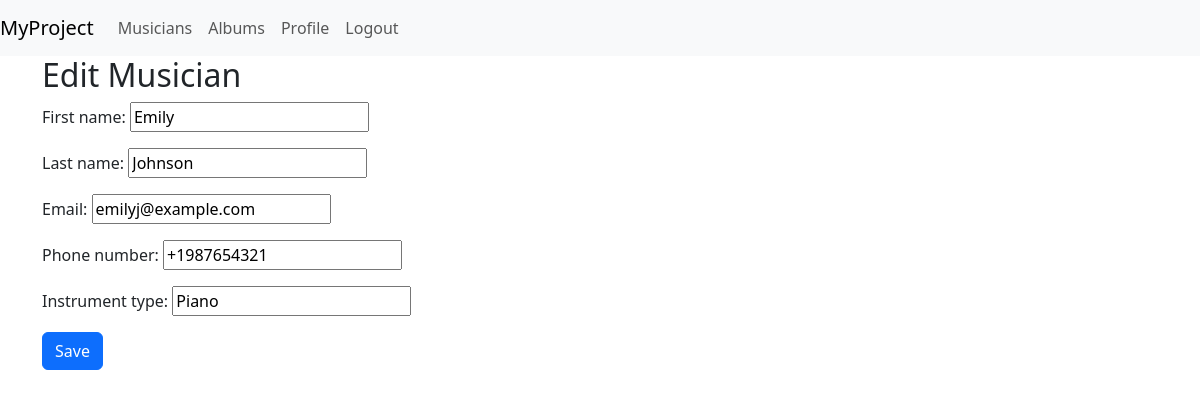
The app's page /musicians/2/edit/ (signed in) with its own data.
### musicians_directory/models.py (models this page shows, shortened)
class Musician(models.Model):
    first_name = models.CharField(max_length=100)
    last_name = models.CharField(max_length=100)
    email = models.EmailField()
    phone_number = models.CharField(max_length=15)
    instrument_type = models.CharField(max_length=100)

### musicians_directory/views.py (the view)
# urls.py: path('musicians/<int:pk>/edit/', MusicianUpdateView.as_view(), name='musician_edit'),
class MusicianUpdateView(LoginRequiredMixin, UpdateView):
    model = Musician
    form_class = MusicianForm
    template_name = 'musician_form.html'
    success_url = reverse_lazy('musician_list')

### musicians_directory/forms.py
class MusicianForm(forms.ModelForm):
    class Meta:
        model = Musician
        fields = ['first_name', 'last_name', 'email', 'phone_number', 'instrument_type']

### musicians_directory/templates/musician_form.html (shortened to what this page needs)
{% extends 'base.html' %}
{% block content %}
<h2>{% if object %}Edit Musician{% else %}Add Musician{% endif %}</h2>
<form method="post" novalidate>
    {{ form.as_p }}
    <button type="submit" class="btn btn-primary">Save</button>
</form>
{% endblock %}

### records on screen
Musician: first_name "Emily", last_name "Johnson", email "emilyj@example.com", phone_number "+1987654321", instrument_type "Piano"
